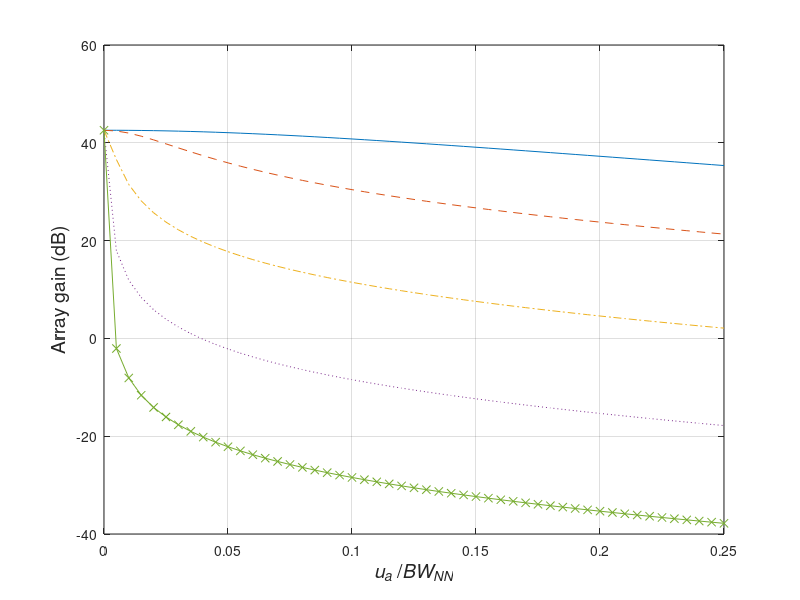

Recreate this plot in MATLAB. (Note: this script raises an error after producing the figure.)
%%%%%%%%%%%%%%%%%%%%%%%%%%%%%%%%
% Figure 6.38
% Xiaomin Lu 6/26/00
% updated by K. Bell 11/30/00
% updated by Lillian Xu 02/13/2001, K. Bell 7/26/01, 11/13/01
%%%%%%%%%%%%%%%%%%%%%%%%%%%%%%%%
%Example 6.6.6 , MPDR_DL
%This routine is to test the Array Gain, when there is signal mismatch
%The relation between the Loading level and output SNR is studied.

clear all
close all

N = 10;
BWNN = 4/N;
n = (-(N-1)/2:(N-1)/2)';
signalRange = 0.25*BWNN*(0:1/50:1);

ui = [-0.30, 0.30];
Vi = exp(j*n*pi*ui);

C = exp(j*n*pi*[0]);										%MPDR
f = [1];

INR = 10^(30/10);
LNRRange = 10.^([-inf, 20, 30]/10);
SNRRange = 10.^([-10:10:30]/10);

h1 = 1;
for LNR = LNRRange
   h2 = 1;
	for SNR = SNRRange
   	SINRi = SNR/(1+2*INR);
	   h3 = 1;
   	for ua = signalRange
      	Vs = exp(j*n*pi*ua);
	      Ss = SNR*Vs*Vs';
   	   Sn = eye(N) + INR*Vi*Vi';
	      Sx = Ss + Sn + LNR*eye(N);     % Diagonal Loading
   	   W = inv(Sx)*C*inv(C'*inv(Sx)*C)*f;           %consider White Noise only
	      SINR0 = (W'*Ss*W)/(W'*Sn*W);
   	   Gain(h1,h2,h3) = SINR0/SINRi;
      	h3 = h3+1;
      end
      h2 = h2 + 1;
   end
   h1 = h1 + 1;
end

Gain = 10*log10(abs(Gain));

G = squeeze(Gain(1,:,:));
u = signalRange/BWNN;
plot(u,G(1,:),'-',u,G(2,:),'--',u,G(3,:),'-.',u,G(4,:),':',u,G(5,:),'-x');            %BWnn = 4/N
grid
%title('MPDR\_DL with DOA mismatch, um=0, ui=+/-0.30, INR=30dB(each), LNR=0')
xlabel('{\itu}_{\ita} /{\itBW}_{\itNN}','Fontsize',14)
ylabel('Array gain (dB)','Fontsize',14)
h=legend('{\itSNR}=-10 dB','{\itSNR}=0 dB','{\itSNR}=10 dB','{\itSNR}=20 dB','{\itSNR}=30 dB',3);
set(h,'Fontsize',12)
axis([0 0.25 -50 50])      
set(gca, 'xtick',0:0.02:0.25)

figure
G = squeeze(Gain(2,:,:));
u = signalRange/BWNN;
plot(u,G(1,:),'-',u,G(2,:),'--',u,G(3,:),'-.',u,G(4,:),':',u,G(5,:),'-x');            %BWnn = 4/N
grid
%title('MPDR\_DL with DOA mismatch, um=0, ui=+/-0.30, INR=30dB(each), LNR=20dB')
xlabel('{\itu}_{\ita} /{\itBW}_{\itNN}','Fontsize',14)
ylabel('Array gain (dB)','Fontsize',14)
h=legend('{\itSNR}=-10 dB','{\itSNR}=0 dB','{\itSNR}=10 dB','{\itSNR}=20 dB','{\itSNR}=30 dB',3);
set(h,'Fontsize',12)
axis([0 0.25 0 50])      
set(gca, 'xtick',0:0.02:0.25)

figure
G = squeeze(Gain(3,:,:));
u = signalRange/BWNN;
plot(u,G(1,:),'-',u,G(2,:),'--',u,G(3,:),'-.',u,G(4,:),':',u,G(5,:),'-x');            %BWnn = 4/N
grid
%title('MPDR\_DL with DOA mismatch, um=0, ui=+/-0.30, INR=30dB(each), LNR=30dB')
xlabel('{\itu}_{\ita} /{\itBW}_{\itNN}','Fontsize',14)
ylabel('Array gain (dB)','Fontsize',14)
h=legend('{\itSNR}=-10 dB','{\itSNR}=0 dB','{\itSNR}=10 dB','{\itSNR}=20 dB','{\itSNR}=30 dB',3);
set(h,'Fontsize',12)
axis([0 0.25 0 50])      
set(gca, 'xtick',0:0.02:0.25)
